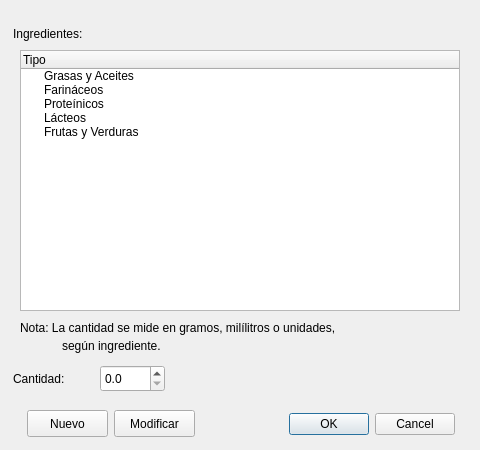
<?xml version="1.0" encoding="UTF-8"?>
<ui version="4.0">
 <class>Dialog_Ingred</class>
 <widget class="QDialog" name="Dialog_Ingred">
  <property name="windowModality">
   <enum>Qt::ApplicationModal</enum>
  </property>
  <property name="geometry">
   <rect>
    <x>0</x>
    <y>0</y>
    <width>480</width>
    <height>450</height>
   </rect>
  </property>
  <property name="focusPolicy">
   <enum>Qt::WheelFocus</enum>
  </property>
  <property name="windowTitle">
   <string>Añadir Ingredientes</string>
  </property>
  <widget class="QDialogButtonBox" name="buttonBox">
   <property name="geometry">
    <rect>
     <x>274</x>
     <y>408</y>
     <width>181</width>
     <height>32</height>
    </rect>
   </property>
   <property name="orientation">
    <enum>Qt::Horizontal</enum>
   </property>
   <property name="standardButtons">
    <set>QDialogButtonBox::Cancel|QDialogButtonBox::Ok</set>
   </property>
  </widget>
  <widget class="QLabel" name="label">
   <property name="geometry">
    <rect>
     <x>13</x>
     <y>25</y>
     <width>92</width>
     <height>17</height>
    </rect>
   </property>
   <property name="text">
    <string>Ingredientes:</string>
   </property>
  </widget>
  <widget class="QTreeWidget" name="treeWidget">
   <property name="geometry">
    <rect>
     <x>20</x>
     <y>50</y>
     <width>440</width>
     <height>261</height>
    </rect>
   </property>
   <column>
    <property name="text">
     <string>Tipo</string>
    </property>
   </column>
   <item>
    <property name="text">
     <string>Grasas y Aceites</string>
    </property>
    <property name="flags">
     <set>ItemIsUserCheckable|ItemIsEnabled</set>
    </property>
   </item>
   <item>
    <property name="text">
     <string>Farináceos</string>
    </property>
    <property name="flags">
     <set>ItemIsUserCheckable|ItemIsEnabled</set>
    </property>
   </item>
   <item>
    <property name="text">
     <string>Proteínicos</string>
    </property>
    <property name="flags">
     <set>ItemIsUserCheckable|ItemIsEnabled</set>
    </property>
   </item>
   <item>
    <property name="text">
     <string>Lácteos</string>
    </property>
    <property name="flags">
     <set>ItemIsUserCheckable|ItemIsEnabled</set>
    </property>
   </item>
   <item>
    <property name="text">
     <string>Frutas y Verduras</string>
    </property>
    <property name="flags">
     <set>ItemIsUserCheckable|ItemIsEnabled</set>
    </property>
   </item>
  </widget>
  <widget class="QPushButton" name="push_Modificar">
   <property name="geometry">
    <rect>
     <x>114</x>
     <y>410</y>
     <width>81</width>
     <height>27</height>
    </rect>
   </property>
   <property name="text">
    <string>Modificar</string>
   </property>
  </widget>
  <widget class="QPushButton" name="push_Nuevo">
   <property name="geometry">
    <rect>
     <x>27</x>
     <y>410</y>
     <width>81</width>
     <height>27</height>
    </rect>
   </property>
   <property name="text">
    <string>Nuevo</string>
   </property>
  </widget>
  <widget class="QLabel" name="label_3">
   <property name="geometry">
    <rect>
     <x>13</x>
     <y>370</y>
     <width>67</width>
     <height>17</height>
    </rect>
   </property>
   <property name="text">
    <string>Cantidad:</string>
   </property>
  </widget>
  <widget class="QDoubleSpinBox" name="doubleSpin_cant">
   <property name="geometry">
    <rect>
     <x>100</x>
     <y>365</y>
     <width>65</width>
     <height>27</height>
    </rect>
   </property>
   <property name="decimals">
    <number>1</number>
   </property>
   <property name="maximum">
    <double>9999.000000000000000</double>
   </property>
   <property name="singleStep">
    <double>0.100000000000000</double>
   </property>
   <property name="value">
    <double>0.000000000000000</double>
   </property>
  </widget>
  <widget class="QLabel" name="label_2">
   <property name="geometry">
    <rect>
     <x>20</x>
     <y>320</y>
     <width>451</width>
     <height>16</height>
    </rect>
   </property>
   <property name="text">
    <string>Nota: La cantidad se mide en gramos, milílitros o unidades,</string>
   </property>
  </widget>
  <widget class="QLabel" name="label_4">
   <property name="geometry">
    <rect>
     <x>62</x>
     <y>337</y>
     <width>131</width>
     <height>17</height>
    </rect>
   </property>
   <property name="text">
    <string>según ingrediente.</string>
   </property>
  </widget>
 </widget>
 <tabstops>
  <tabstop>treeWidget</tabstop>
  <tabstop>doubleSpin_cant</tabstop>
  <tabstop>push_Nuevo</tabstop>
  <tabstop>push_Modificar</tabstop>
  <tabstop>buttonBox</tabstop>
 </tabstops>
 <resources/>
 <connections>
  <connection>
   <sender>buttonBox</sender>
   <signal>accepted()</signal>
   <receiver>Dialog_Ingred</receiver>
   <slot>accept()</slot>
   <hints>
    <hint type="sourcelabel">
     <x>248</x>
     <y>254</y>
    </hint>
    <hint type="destinationlabel">
     <x>157</x>
     <y>274</y>
    </hint>
   </hints>
  </connection>
  <connection>
   <sender>buttonBox</sender>
   <signal>rejected()</signal>
   <receiver>Dialog_Ingred</receiver>
   <slot>reject()</slot>
   <hints>
    <hint type="sourcelabel">
     <x>316</x>
     <y>260</y>
    </hint>
    <hint type="destinationlabel">
     <x>286</x>
     <y>274</y>
    </hint>
   </hints>
  </connection>
 </connections>
</ui>
